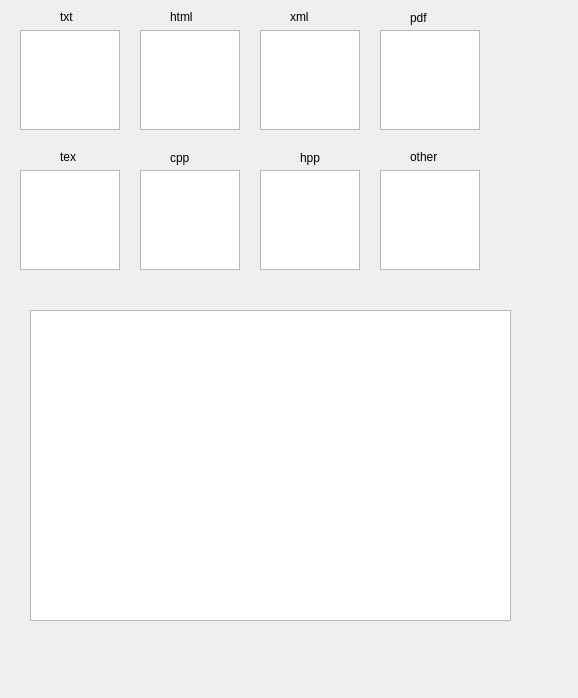
<?xml version="1.0" encoding="UTF-8"?>
<ui version="4.0">
 <class>TypeMappingForm</class>
 <widget class="QWidget" name="TypeMappingForm">
  <property name="geometry">
   <rect>
    <x>0</x>
    <y>0</y>
    <width>578</width>
    <height>698</height>
   </rect>
  </property>
  <property name="windowTitle">
   <string>File Type Mapping</string>
  </property>
  <widget class="GlyphView" name="view_1">
   <property name="enabled">
    <bool>true</bool>
   </property>
   <property name="geometry">
    <rect>
     <x>20</x>
     <y>30</y>
     <width>100</width>
     <height>100</height>
    </rect>
   </property>
  </widget>
  <widget class="GlyphView" name="view_2">
   <property name="enabled">
    <bool>true</bool>
   </property>
   <property name="geometry">
    <rect>
     <x>140</x>
     <y>30</y>
     <width>100</width>
     <height>100</height>
    </rect>
   </property>
  </widget>
  <widget class="GlyphView" name="view_3">
   <property name="enabled">
    <bool>true</bool>
   </property>
   <property name="geometry">
    <rect>
     <x>260</x>
     <y>30</y>
     <width>100</width>
     <height>100</height>
    </rect>
   </property>
  </widget>
  <widget class="GlyphView" name="view_4">
   <property name="enabled">
    <bool>true</bool>
   </property>
   <property name="geometry">
    <rect>
     <x>380</x>
     <y>30</y>
     <width>100</width>
     <height>100</height>
    </rect>
   </property>
  </widget>
  <widget class="GlyphView" name="view_5">
   <property name="geometry">
    <rect>
     <x>20</x>
     <y>170</y>
     <width>100</width>
     <height>100</height>
    </rect>
   </property>
  </widget>
  <widget class="GlyphView" name="view_6">
   <property name="geometry">
    <rect>
     <x>140</x>
     <y>170</y>
     <width>100</width>
     <height>100</height>
    </rect>
   </property>
  </widget>
  <widget class="GlyphView" name="view_7">
   <property name="geometry">
    <rect>
     <x>260</x>
     <y>170</y>
     <width>100</width>
     <height>100</height>
    </rect>
   </property>
  </widget>
  <widget class="GlyphView" name="view_8">
   <property name="geometry">
    <rect>
     <x>380</x>
     <y>170</y>
     <width>100</width>
     <height>100</height>
    </rect>
   </property>
  </widget>
  <widget class="QLabel" name="label">
   <property name="geometry">
    <rect>
     <x>60</x>
     <y>10</y>
     <width>46</width>
     <height>13</height>
    </rect>
   </property>
   <property name="text">
    <string>txt</string>
   </property>
  </widget>
  <widget class="QLabel" name="label_2">
   <property name="geometry">
    <rect>
     <x>170</x>
     <y>10</y>
     <width>46</width>
     <height>13</height>
    </rect>
   </property>
   <property name="text">
    <string>html</string>
   </property>
  </widget>
  <widget class="QLabel" name="label_3">
   <property name="geometry">
    <rect>
     <x>290</x>
     <y>10</y>
     <width>46</width>
     <height>13</height>
    </rect>
   </property>
   <property name="text">
    <string>xml</string>
   </property>
  </widget>
  <widget class="QLabel" name="label_4">
   <property name="geometry">
    <rect>
     <x>410</x>
     <y>10</y>
     <width>46</width>
     <height>16</height>
    </rect>
   </property>
   <property name="text">
    <string>pdf</string>
   </property>
  </widget>
  <widget class="QLabel" name="label_5">
   <property name="geometry">
    <rect>
     <x>60</x>
     <y>150</y>
     <width>46</width>
     <height>13</height>
    </rect>
   </property>
   <property name="text">
    <string>tex</string>
   </property>
  </widget>
  <widget class="QLabel" name="label_6">
   <property name="geometry">
    <rect>
     <x>170</x>
     <y>150</y>
     <width>46</width>
     <height>16</height>
    </rect>
   </property>
   <property name="text">
    <string>cpp</string>
   </property>
  </widget>
  <widget class="QLabel" name="label_7">
   <property name="geometry">
    <rect>
     <x>300</x>
     <y>150</y>
     <width>46</width>
     <height>16</height>
    </rect>
   </property>
   <property name="text">
    <string>hpp</string>
   </property>
  </widget>
  <widget class="QLabel" name="label_8">
   <property name="geometry">
    <rect>
     <x>410</x>
     <y>150</y>
     <width>46</width>
     <height>13</height>
    </rect>
   </property>
   <property name="text">
    <string>other</string>
   </property>
  </widget>
  <widget class="QTableView" name="tableView">
   <property name="geometry">
    <rect>
     <x>30</x>
     <y>310</y>
     <width>481</width>
     <height>311</height>
    </rect>
   </property>
  </widget>
 </widget>
 <customwidgets>
  <customwidget>
   <class>GlyphView</class>
   <extends>QGraphicsView</extends>
   <header>Mapping/GlyphView.h</header>
  </customwidget>
 </customwidgets>
 <resources/>
 <connections/>
</ui>
